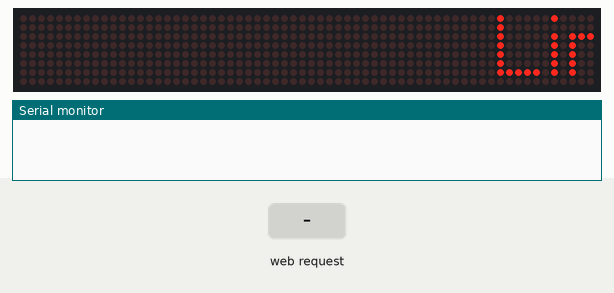
This sketch was run on a simulated ESP8266 (Wemos D1 mini). Parts: 64×8 LED matrix, the last lines printed to the serial monitor. The test bench sets the inputs (shaded band). WiFi joins after 1.5 s; servers stay silent unless stated; EEPROM starts erased.

Above: at 3.3 s.
3.4 s: HTTP request GET /wifisave?ssid=1 received
At 5.6 s:
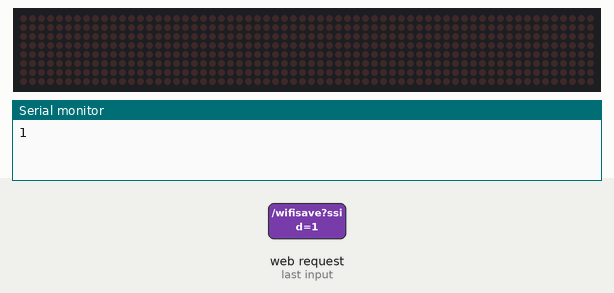
5.9 s: HTTP request GET /wifisave received
At 7.5 s:
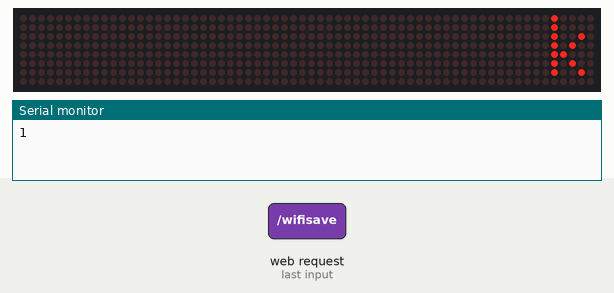
8.9 s: HTTP request GET /wifisave?message=1 received
At 14.99 s:
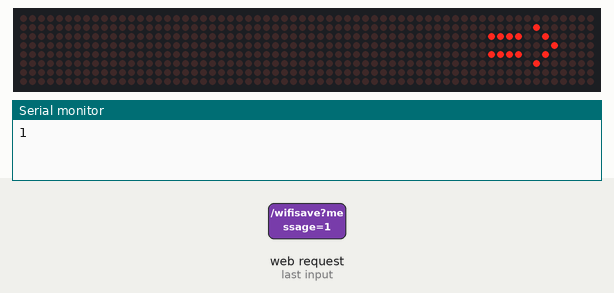
Timing chart, 0 to 16.5 s (numbered marks = the images above; inputs shaded):
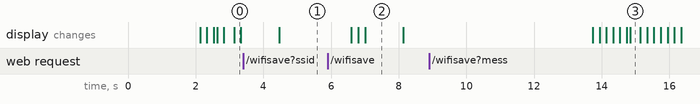

Measured:
- what the display in image 2 shows lasts 1.1 s, from 7.0 s to 8.1 s

The sketch:

ESP8266-MAX7219_MessageBoard.ino
```cpp
// Webserver for displaying a text on a scrolled display (based on the MAX7219)
// On startup it tryes to connect to a WiFi network.
// the ssid and password are stored in the flash memory.
// If it is not possible to connect to an existing WiFi network it will act as a access point.
// In access point modes the ssid will be DotMtrx with the IP adress 192.168.4.1
// Tested on a Wemos D1, Wemos D1 mini, NodeMCU V3

#include <ESP8266WebServer.h>
#include <WiFiClient.h>
#include <ESP8266WiFi.h>
#include <MD_MAX72xx.h>
#include <ESP_EEPROM.h>

#define HARDWARE_TYPE MD_MAX72XX::FC16_HW
#define MAX_DEVICES  8
#define CLK_PIN   D5 // 13  // or SCK
#define DATA_PIN  D7 // 11  // or MOSI
#define CS_PIN    D8 // 10  // or SS
#define  DELAYTIME  100  // in milliseconds

String message = "";
char displayTekst[255] ="";
String htmlPage;

ESP8266WebServer web_server(80);
MD_MAX72XX mx = MD_MAX72XX(HARDWARE_TYPE, CS_PIN, MAX_DEVICES);

void setup() {
  mx.begin();
  start_wifi();
  web_server.on("/", handle_http_root);
  web_server.on("/wifi", handle_http_wifi);
  web_server.on("/wifisave", handle_http_wifisave);
  web_server.begin();
  delay(100);
}

void loop() {
  web_server.handleClient();
  message.toCharArray(displayTekst,message.length()+1);
  scrollText(displayTekst);
  delay ( 1000 );
}

void scrollText(char *p) {
  uint8_t charWidth;
  uint8_t cBuf[8];  // this should be ok for all built-in fonts
  mx.clear();
  while (*p != '\0')
  {
    web_server.handleClient();
    charWidth = mx.getChar(*p++, sizeof(cBuf) / sizeof(cBuf[0]), cBuf);
    for (uint8_t i=0; i<=charWidth; i++)  // allow space between characters
    {
      mx.transform(MD_MAX72XX::TSL);
      if (i < charWidth)
      mx.setColumn(0, cBuf[i]);
      delay(DELAYTIME);
    }
  }
}

void handle_http_root() {
  web_server.send(200, "text/html", "<form method='get'><table><tr><td><label>Message?: </label></td><td><input name='message' ></td></tr><tr><td><input type='submit' value='Save'></td></tr></table></form></html>");
  if (web_server.arg("message").length() >0){
    message=web_server.arg("message");
  }
}

void handle_http_wifi() {
  web_server.send(200, "text/html", get_wifiPage());
}
String get_wifiPage(){
  String htmlPage = "Please enter Wlan settings<br/>";
  htmlPage += "<form method='get' action='wifisave'><table><tr><td><label>SSID: </label></td><td><input name='ssid' length=32></td></tr>";
  htmlPage += "<tr><td><label>Password: </label></td><td><input name='pass' length=64></td></tr><tr><td><input type='submit' value='Save'></td></tr></table></form>";
  htmlPage += "</html>";
  return htmlPage;
}

void handle_http_wifisave() {
  String qsid = web_server.arg("ssid");
  String qpass = web_server.arg("pass");
  Serial.println(qsid);
  Serial.println(qpass);
  EEPROM_write(qsid, 0);
  EEPROM_write(qpass, 32);
  web_server.send(200, "application/json", "{\"Success\":\"saved to eeprom... reset to boot into new wifi\"}");
  delay ( 1000 );
  setup();
}

void start_wifi() {
  // Connect to WiFi network
  WiFi.disconnect();
  WiFi.persistent(false);
  WiFi.mode(WIFI_STA);
  WiFi.begin(EEPROM_read(0,32).c_str(), EEPROM_read(32,64).c_str());
  int trys = 0;
  while ( WiFi.status() != WL_CONNECTED && trys<= 5) {
    trys++;
    delay ( 1000 );
  }
  if(WiFi.isConnected()) {
    message= "Link => " + EEPROM_read(0,32) + " " + WiFi.localIP().toString() + " " + WiFi.macAddress();
  }
  else {
    // Start AP Mode
    WiFi.disconnect();
    WiFi.mode(WIFI_AP);
    WiFi.softAP("DotMtrx","");
    message= "AP Mode ( DotMtrx ) " + WiFi.softAPIP().toString() + " " + WiFi.macAddress();
  }
}

void EEPROM_write(String buffer, int N) {
  EEPROM.begin(512); delay(10);
  for (int L = 0; L < 32; ++L) {
    EEPROM.write(N + L, buffer[L]);
  }
  EEPROM.commit();
}

String EEPROM_read(int min, int max) {
  EEPROM.begin(512); delay(10); String buffer;
  for (int L = min; L < max; ++L)
    if (isAlphaNumeric(EEPROM.read(L)))
      buffer += char(EEPROM.read(L));
  return buffer;
}
```
